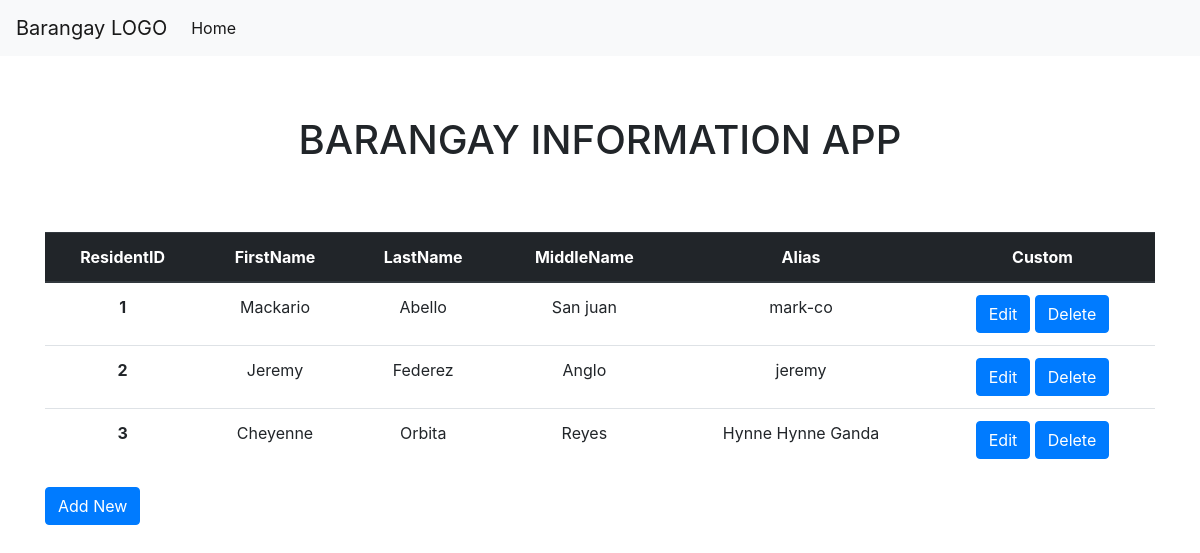
/index, run on the app's committed database.
### app/models.py (models this page shows, shortened)
class Register(db.Model):
    id = db.Column(db.Integer, primary_key=True)
    firstname = db.Column(db.String(100), index=True, unique=True)
    lastname = db.Column(db.String(100), index=True, unique=True)
    middlename = db.Column(db.String(100), index=True, unique=True)
    email = db.Column(db.String(120), index=True, unique=True)
    mobile = db.Column(db.Integer, unique=True)
    alias = db.Column(db.String(80), index=True, unique=True)

### app/routes.py (the view)
@app.route('/')
@app.route('/index')
def index():
    users = Register.query.all()
    form = RegisterForm()
    return render_template('index.html', title='HOME', users=users, form=form)

### app/templates/index.html (shortened to what this page needs)
{% include "base.html" %}
{% block content %}
<div class="container" style="padding-top: 60px;">
    <h1 style="padding-bottom: 60px; text-align: center">BARANGAY INFORMATION APP</h1>
    <table class="table" style="text-align: center;">
        <thead class="thead-dark">
          <tr>
            <th scope="col">ResidentID</th>
            <th scope="col">FirstName</th>
            <th scope="col">LastName</th>
            <th scope="col">MiddleName</th>
            <th scope="col">Alias</th>
            <th scope="col">Custom</th>
          </tr>
        </thead>
        <tbody>
        {% for user in users %}
          <tr>
            <th scope="row">{{ user.id }}</th>
            <td>{{ user.firstname }}</td>
            <td>{{ user.lastname }}</td>
            <td>{{ user.middlename }}</td>
            <td>{{ user.alias }}</td>
            <td>
              <a class="btn btn-primary" href="/update/{{ user.id }}" data-toggle="modal" data-target="#editmodal{{ user.id }}">Edit</a>
              <a class="btn btn-primary" href="/delete/{{ user.id }}" data-toggle="modal" data-target="#deletemodal{{ user.id }}">Delete</a>
            </td>
          </tr>
          {% endfor %}
    </table>
    <a class="btn btn-primary" href="" data-toggle="modal" data-target="#mymodal">Add New</a>
</div>
{% endblock %}

### app/templates/base.html (shortened to what this page needs)
<!DOCTYPE html>
<html lang="en">
<head>
  <link rel="stylesheet" href="https://maxcdn.bootstrapcdn.com/bootstrap/4.0.0/css/bootstrap.min.css">
</head>
<body>
    <nav class="navbar navbar-expand-lg navbar-light bg-light">
        <a class="navbar-brand" href="#">Barangay LOGO</a>
        <div class="collapse navbar-collapse" id="navbarNavAltMarkup">
          <div class="navbar-nav">
            <a class="nav-link active" href="#">Home <span class="sr-only">(current)</span></a>
          </div>
        </div>
      </nav>
</body>
</html>

### data on the page
Register: id "1", firstname "Mackario", lastname "Abello", middlename "San juan", alias "mark-co"
Register: id "2", firstname "Jeremy", lastname "Federez", middlename "Anglo", alias "jeremy"
Register: id "3", firstname "Cheyenne", lastname "Orbita", middlename "Reyes", alias "Hynne Hynne Ganda"
